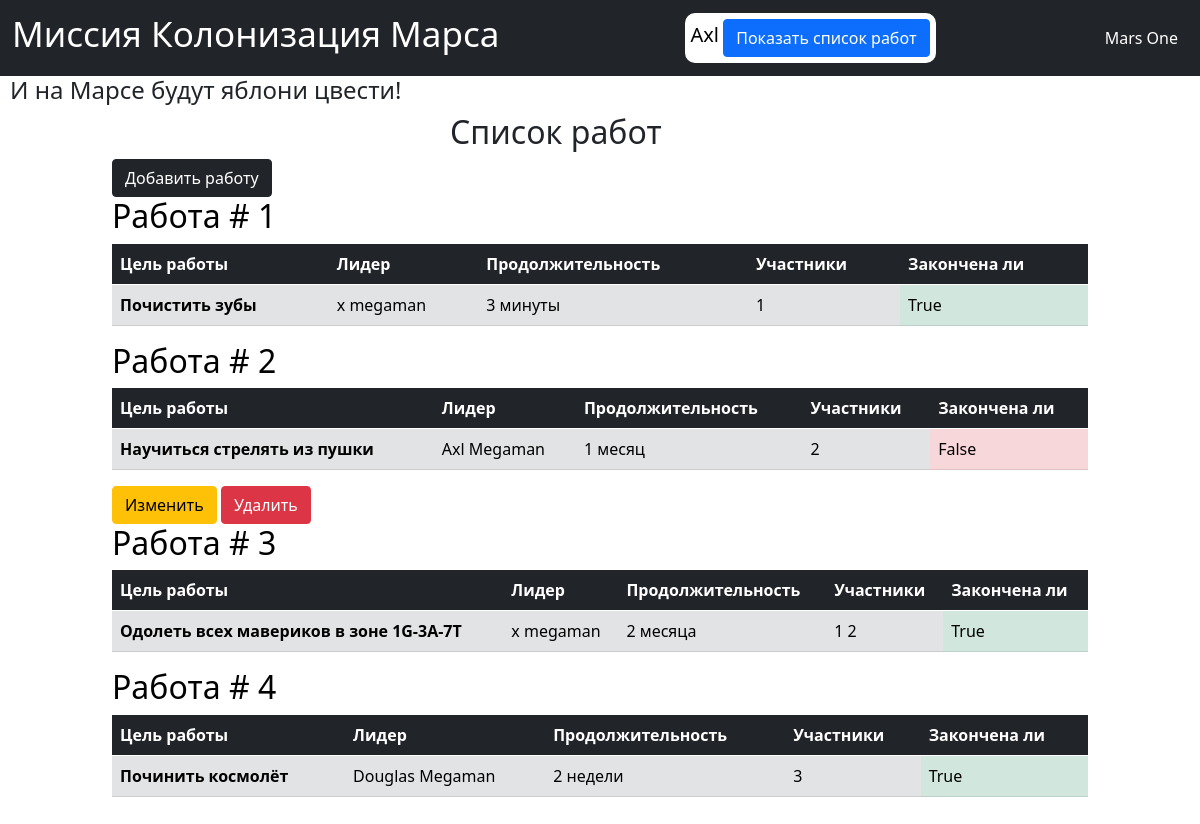
Screenshot of /get_jobs (signed in) with the database file from the repository.
### data/users.py (models this page shows, shortened)
class User(SqlAlchemyBase, UserMixin):
    __tablename__ = 'users'
    id = sqlalchemy.Column(sqlalchemy.Integer, primary_key=True, autoincrement=True)
    surname = sqlalchemy.Column(sqlalchemy.String, nullable=True)
    name = sqlalchemy.Column(sqlalchemy.String, nullable=True)
    age = sqlalchemy.Column(sqlalchemy.Integer, nullable=True)
    position = sqlalchemy.Column(sqlalchemy.String, nullable=True)
    speciality = sqlalchemy.Column(sqlalchemy.String, nullable=True)
    email = sqlalchemy.Column(sqlalchemy.String, index=True, unique=True, nullable=True)
    address = sqlalchemy.Column(sqlalchemy.String, nullable=True)
    hashed_password = sqlalchemy.Column(sqlalchemy.String, nullable=True)
    modified_date = sqlalchemy.Column(sqlalchemy.DateTime, default=datetime.datetime.now)

### data/jobs.py (models this page shows, shortened)
class Jobs(SqlAlchemyBase):
    __tablename__ = 'jobs'
    id = sqlalchemy.Column(sqlalchemy.Integer, primary_key=True, autoincrement=True)
    job = sqlalchemy.Column(sqlalchemy.String, nullable=True)
    work_size = sqlalchemy.Column(sqlalchemy.Integer, nullable=True, default=0)
    collaborators = sqlalchemy.Column(sqlalchemy.String, nullable=True)
    start_date = sqlalchemy.Column(sqlalchemy.DateTime, default=datetime.datetime.now)
    end_start = sqlalchemy.Column(sqlalchemy.DateTime, default=datetime.datetime.now)
    is_finished = sqlalchemy.Column(sqlalchemy.Boolean, default=True)
    team_leader = sqlalchemy.Column(sqlalchemy.Integer, sqlalchemy.ForeignKey('users.id'))
    user = orm.relation('User')

### main.py (the view)
@app.route('/get_jobs')
def get_jobs():
    if not current_user.is_authenticated:
        return redirect('/')
    db_sess = db_session.create_session()
    jobs = db_sess.query(Jobs).all()
    users = [f'{i.name} {i.surname}' for i in db_sess.query(User).all()]
    return render_template('Список работ.html', jobs=jobs, users=users, title='Список работ')

### data/db_session.py (called while the page is built)
def create_session() -> Session:
    global __factory
    return __factory()

### main.py (called while the page is built)
@login_manager.user_loader
def load_user(user_id):
    db_sess = db_session.create_session()
    return db_sess.query(User).get(user_id)

### templates/Список работ.html
{% extends "base.html" %}
{% block content %}
<div class="container" style="width: 1000px">
    <h2 style="width: 300px; margin-left: auto; margin-right: auto">Список работ</h2>
    <button type="button" class="btn btn-dark"><a href="http://127.0.0.1:5000/add_job"
                                                  style="color: white; text-decoration: none">Добавить работу</a>
    </button>
    <br>
    {% for job in jobs %}
    <table class="table">
        <h2 style="color: black">Работа # {{job.id}}</h2>
        <thead>
        <tr class="table-dark">
            <th scope="col">Цель работы</th>
            <th scope="col">Лидер</th>
            <th scope="col">Продолжительность</th>
            <th scope="col">Участники</th>
            <th scope="col">Закончена ли</th>
        </tr>
        </thead>
        <tbody>
        <tr class="table-secondary">
            <th scope="row">{{job.job}}</th>
            <td>{{ users[job.team_leader - 1] }}</td>
            <td>{{job.work_size}}</td>
            <td>{{job.collaborators}}</td>
            {% if job.is_finished %}
            <td class="table-success">{{job.is_finished}}</td>
            {% else %}
            <td class="table-danger">{{job.is_finished}}</td>
            {% endif %}
        </tr>
        </tbody>
    </table>
    {% if (current_user.is_authenticated and current_user == job.user) or current_user.id == 1 %}
    <div>
        <a href="/edit_job/{{ job.id }}" class="btn btn-warning">
            Изменить
        </a>
        <a href="/jobs_delete/{{ job.id }}" class="btn btn-danger">
            Удалить
        </a>
    </div>
    {% endif %}
    {% endfor %}
</div>
<br>
{% endblock %}

### templates/base.html (shortened to what this page needs)
<!DOCTYPE html>
<html lang="en">
<head>
    <link href="https://cdn.jsdelivr.net/npm/bootstrap@5.0.0-beta2/dist/css/bootstrap.min.css" rel="stylesheet"
>
</head>
<body>
<nav class="navbar navbar-dark bg-dark">
    <div class="container-fluid">
        <a href="http://127.0.0.1:5000/" style="text-decoration: none"><h1 class="navbar-brand" style="font-size: 35px">
            Миссия Колонизация Марса</h1></a>
        <div style="background-color: white; border-radius: 10px; max-width: 900px; height: 50px; padding: 6px">
            {% if current_user.is_authenticated %}
            <a href="/logout" style="color: black; text-decoration: none; font-size: 20px">{{ current_user.name }}</a>
            <button type="button" class="btn btn-primary" style="">
                <a href="http://127.0.0.1:5000/get_jobs" style="color: white; text-decoration: none;">
                    Показать список работ</a>
            </button>
            {% endif %}
        </div>
        <div class="navbar-text" style="color: white; padding-right: 10px">
            <a href="http://127.0.0.1:5000" style="text-decoration: none;">Mars One</a>
        </div>
    </div>
</nav>
<h4 class="apple_tree_h4" style="padding-left: 10px">И на Марсе будут яблони цвести!</h4>
{% block content %}{% endblock %}
</body>
</html>

### rows the page displays
User: name "Axl"
Jobs: id "1", job "Почистить зубы", team_leader "x megaman", work_size "3 минуты", collaborators "1", is_finished "True"
Jobs: id "2", job "Научиться стрелять из пушки", team_leader "Axl Megaman", work_size "1 месяц", collaborators "2", is_finished "False"
Jobs: id "3", job "Одолеть всех мавериков в зоне 1G-3A-7T", team_leader "x megaman", work_size "2 месяца", collaborators "1 2", is_finished "True"
Jobs: id "4", job "Починить космолёт", team_leader "Douglas Megaman", work_size "2 недели", collaborators "3", is_finished "True"
